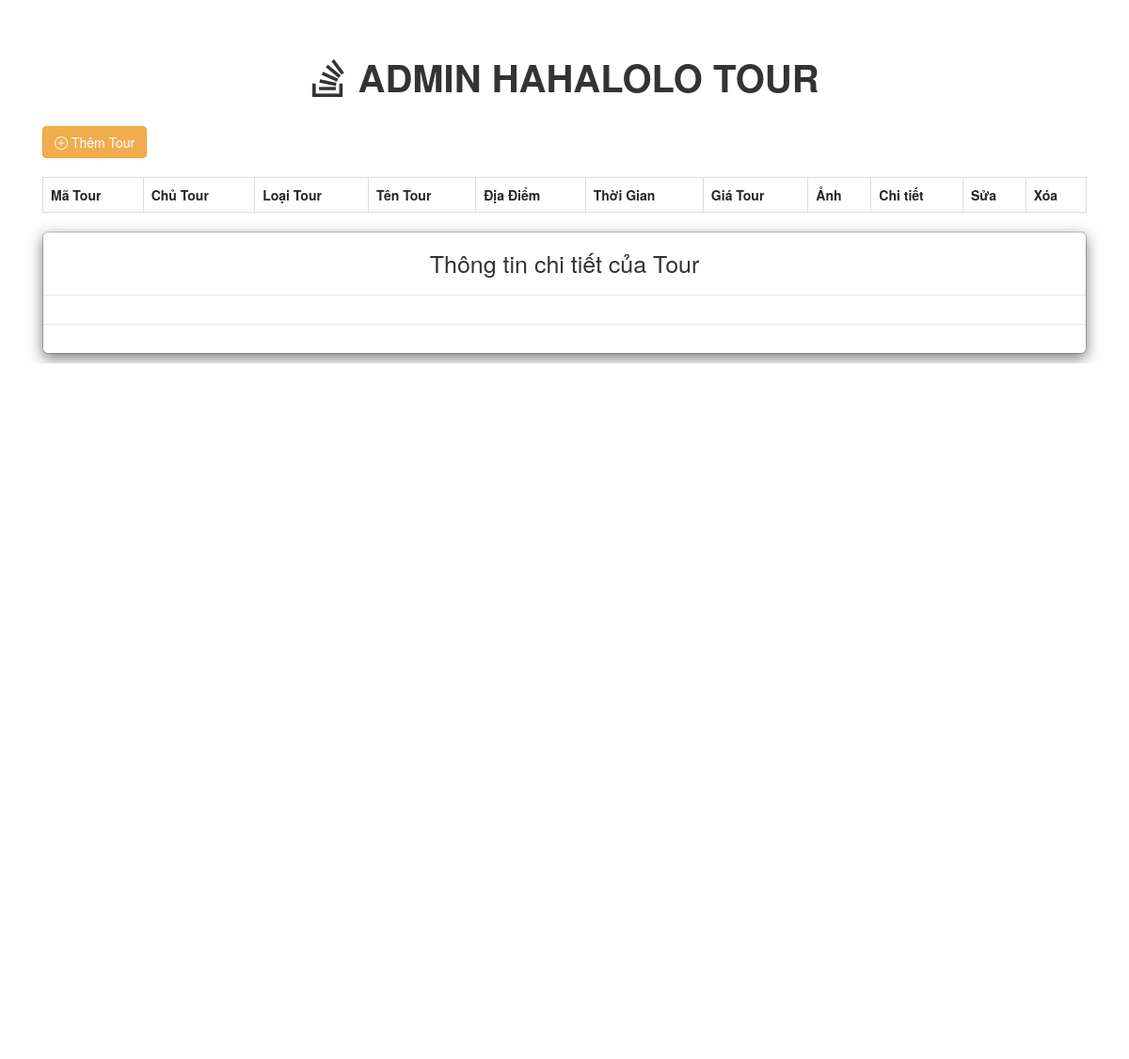
/Crud/index.php, run on an earlier commit of the app's database.
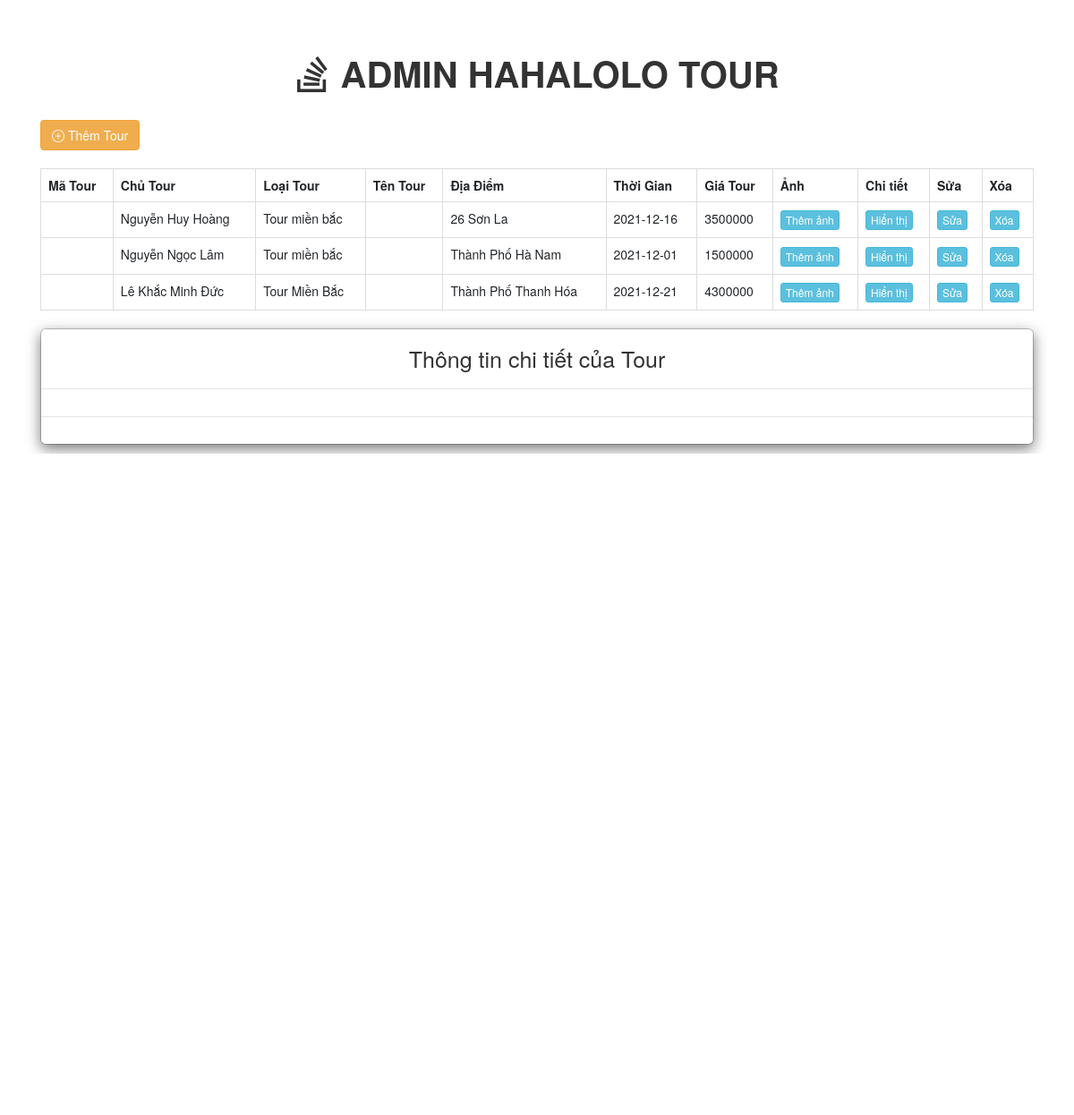
And on a later commit of the database.
### tables this page shows
CREATE TABLE `db_thongtintour` (
  `id_tour` int(11) NOT NULL,
  `images` tinyblob NOT NULL,
  `chu_tour` varchar(50) NOT NULL,
  `loai_tour` varchar(255) NOT NULL,
  `name_tour` varchar(255) NOT NULL,
  `dia_diem` varchar(255) NOT NULL,
  `thoi_gian` date NOT NULL,
  `gia_tour` int(11) NOT NULL,
  `mo_ta` varchar(500) NOT NULL
);

### Crud/index.php (the view, shortened to what this page needs)
<?php
    $connect = mysqli_connect("localhost", "root", "", "hahalolo_tour");
    $query = "SELECT * FROM db_thongtintour ORDER BY ma_tour ASC";
    $result = mysqli_query($connect, $query);
    ?>
<!DOCTYPE html>
<html>
<head>
     <link href="https://cdn.jsdelivr.net/npm/bootstrap@5.0.2/dist/css/bootstrap.min.css" rel="stylesheet">
     <link rel="stylesheet" href="https://maxcdn.bootstrapcdn.com/bootstrap/3.3.6/css/bootstrap.min.css" />
     <link rel="stylesheet" href="https://cdn.jsdelivr.net/npm/bootstrap-icons@1.7.2/font/bootstrap-icons.css">
</head>
<body>
     <br /><br />
     <div class="container">
          <h3 class="text-center " style="font-size: 40px; font-weight: 700;"> <i class="bi bi-stack-overflow"></i> ADMIN HAHALOLO TOUR</h3>
          <br />
          <div class="table-responsive">
               <div class="right">
                    <button type="button" name="add" id="add" data-toggle="modal" data-target="#add_data_Modal" class="btn btn-warning"><i class="bi bi-plus-circle"></i> Thêm Tour</button>
               </div>
               <br />
               <div id="employee_table">
                    <table class="table table-bordered">
                         <tr>
                              <th>Mã Tour</th>
                              <th>Chủ Tour</th>
                              <th>Loại Tour</th>
                              <th>Tên Tour</th>
                              <th>Địa Điểm</th>
                              <th>Thời Gian</th>
                              <th>Giá Tour</th>
                              <th>Ảnh</th>
                              <th>Chi tiết</th>
                              <th>Sửa</th>
                              <th>Xóa</th>
                         </tr>
                         <?php
                             while ($row = mysqli_fetch_array($result)) {
                             ?>
                              <tr>
                                   <td><?php echo $row["ma_tour"]; ?></td>
                                   <td><?php echo $row["chu_tour"]; ?></td>
                                   <td><?php echo $row["loai_tour"]; ?></td>
                                   <td><?php echo $row["ten_tour"]; ?></td>
                                   <td><?php echo $row["dia_diem"]; ?></td>
                                   <td><?php echo $row["thoi_gian"]; ?></td>
                                   <td><?php echo $row["gia_tour"]; ?></td>
                                   <td><button type="button" class="btn btn-info btn-xs" data-toggle="modal" data-target="#exampleModal" data-whatever="@getbootstrap">Thêm ảnh</button></td>
                                   <td><input type="button" name="view" value="Hiển thị" id="<?php echo $row["ma_tour"]; ?>" class="btn btn-info btn-xs view_data" /></td>
                                   <td><input type="button" name="edit" value="Sửa" id="<?php echo $row["ma_tour"]; ?>" class="btn btn-info btn-xs edit_data" /></td>
                                   <td><input type="submit" name="delete" value="Xóa" id="<?php echo $row["ma_tour"]; ?>" class="btn btn-info btn-xs delete_data" /></td>
                              </tr>
                         <?php
                             }
                             ?>
                    </table>
               </div>
          </div>
     </div>
     <div class="container">
          <div id="" class="">
               <div class="">
                    <div class="modal-content">
                         <div class="modal-header">
                              <h4 class="modal-title fs-1">Thông tin chi tiết của Tour</h4>
                         </div>
                         <div class="modal-body" id="employee_detail">
                         </div>
                         <div class="modal-footer">
                         </div>
                    </div>
               </div>
          </div>
     </div>
     <div class="carousel slide" data-bs-ride="carousel" style="margin-top: 10px;">
          <div class="carousel-inner">
               <div class="carousel-item active" data-bs-interval="10000">
                    <img src="./img/no-img.png" class="d-block w-100" alt="...">
               </div>
               <?php
                   include 'dbConfig.php';
                   $query = $db->query("SELECT * FROM db_images img ,db_thongtintour tour WHERE img.ma_tour = tour.ma_tour  ");
                   if ($query->num_rows > 0) {
                        while ($row = $query->fetch_assoc()) {
                             $imageURL = 'uploads/' . $row["file_name"];
                   ?>
                         <div class="carousel-item " data-bs-interval="2000">
                              <img src="<?php echo $imageURL; ?>" alt="" class="d-block w-100" alt="..." />
                         </div>
                    <?php }
                   } else { ?>
                    <p>No image(s) found...</p>
               <?php } ?>
          </div>
          <button class="carousel-control-prev" type="button" data-bs-target="#carouselExampleInterval" data-bs-slide="prev">
               <span class="carousel-control-prev-icon" aria-hidden="true"></span>
          </button>
          <button class="carousel-control-next" type="button" data-bs-target="#carouselExampleInterval" data-bs-slide="next">
               <span class="carousel-control-next-icon" aria-hidden="true"></span>
          </button>
     </div>
</body>
</html>

What changed in the data, as far as the page shows it:
added db_thongtintour: chu_tour "Nguyễn Huy Hoàng", loai_tour "Tour miền bắc", dia_diem "26 Sơn La", thoi_gian "2021-12-16", gia_tour "3500000"
added db_thongtintour: chu_tour "Nguyễn Ngọc Lâm", loai_tour "Tour miền bắc", dia_diem "Thành Phố Hà Nam", thoi_gian "2021-12-01", gia_tour "1500000"
added db_thongtintour: chu_tour "Lê Khắc Minh Đức", loai_tour "Tour Miền Bắc", dia_diem "Thành Phố Thanh Hóa", thoi_gian "2021-12-21", gia_tour "4300000"
